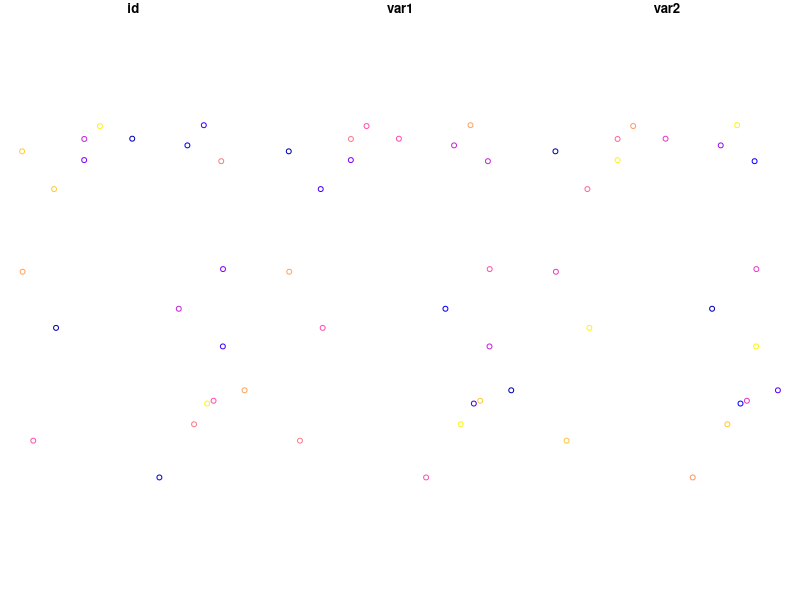
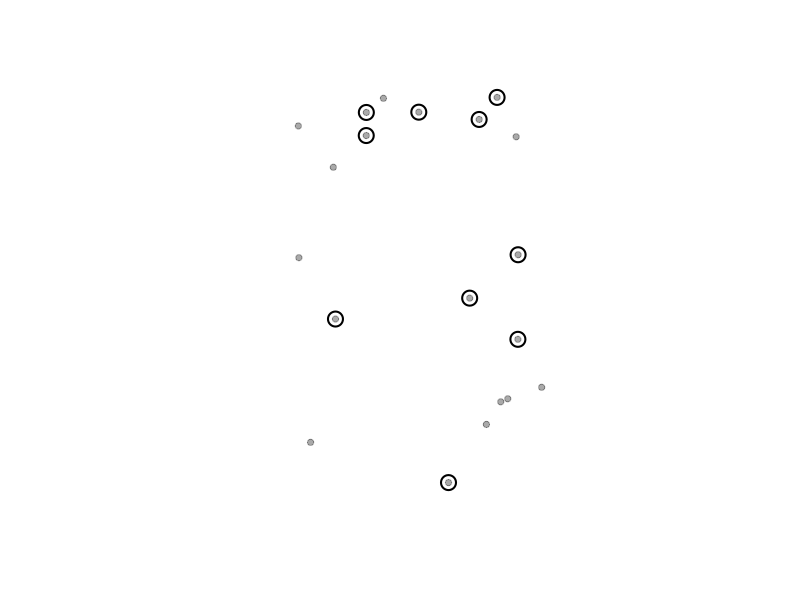
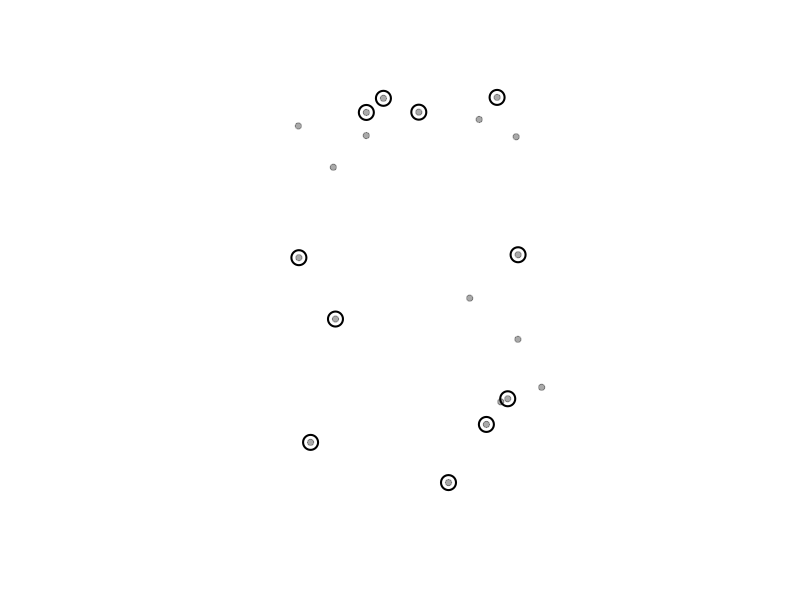
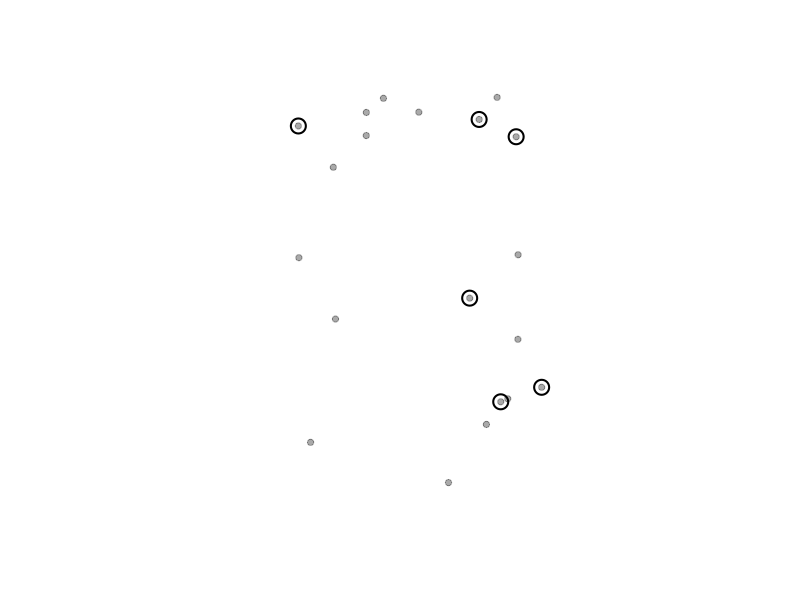
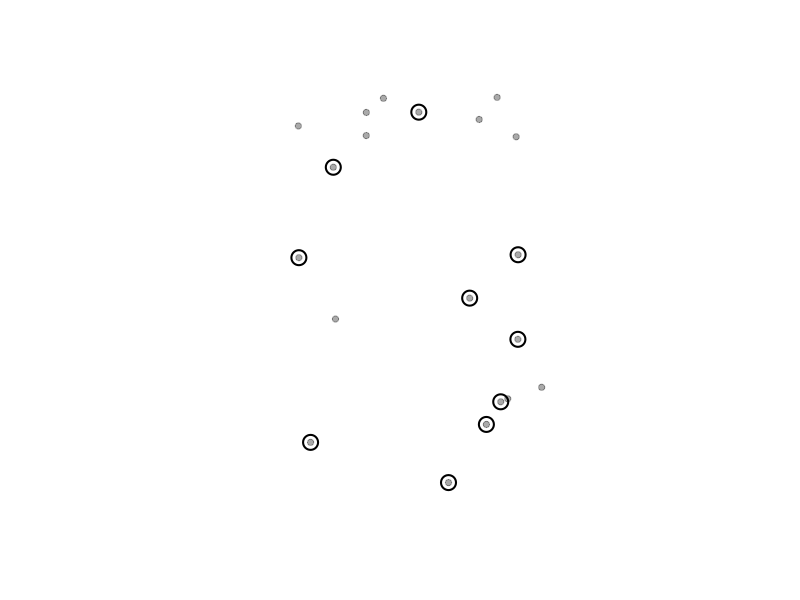
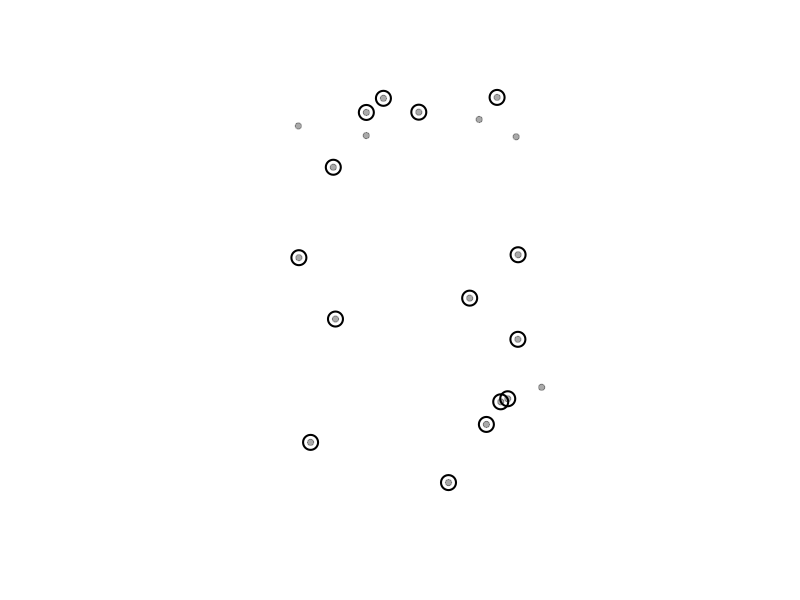
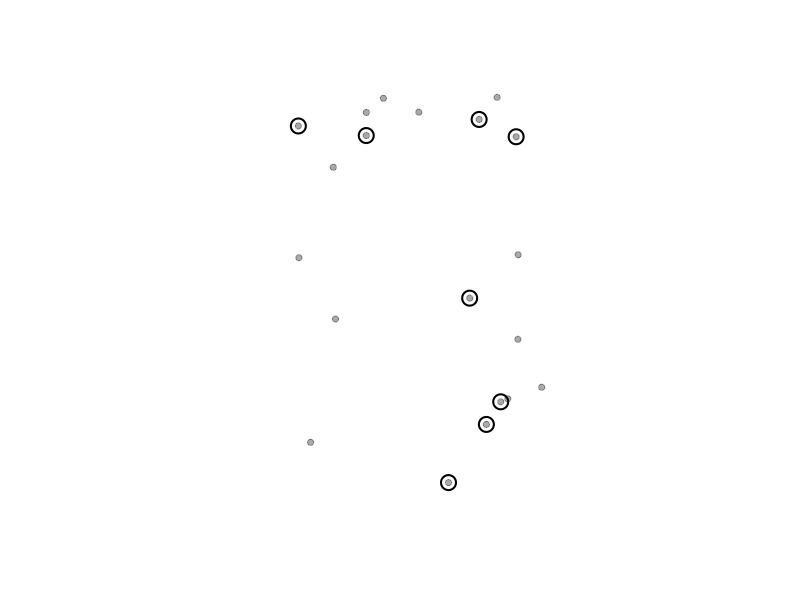
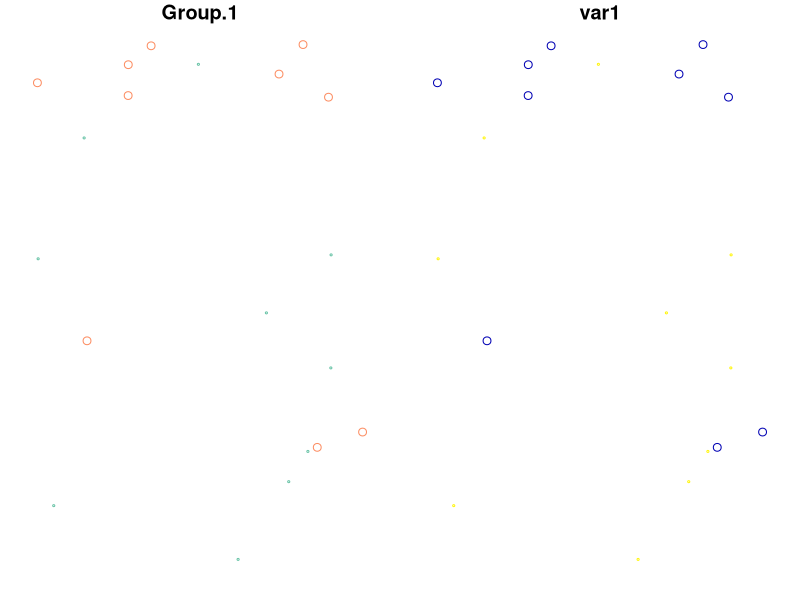

These charts were generated, in order, by the following R code:
## ---- chunk 1
mydata <- data.frame(
  id = 1:20,
  long = -82+2*runif(20),
  lat = 42+2*runif(20),
  var1 = rnorm(20),
  var2 = 10*runif(20)
)

library(sf)
spatData <- st_as_sf(mydata,
                     coords = c("long", "lat"),
                     crs = "+proj=longlat +ellps=WGS84 +datum=WGS84 +no_defs +towgs84=0,0,0")

knitr::kable(head(spatData))
plot(spatData)
## ---- chunk 2
spatData$var3 <- runif(20)
spatData$var4 <- spatData$var1 * spatData$var2
knitr::kable(head(spatData))
## ---- chunk 3
spatData$var3 <- spatData$var4 <- NULL
knitr::kable(head(spatData))
## ---- chunk 4
# Remove last 20 attributes
for(i in 1:5) spatData <- cbind(spatData, varSup = runif(20))
knitr::kable(head(spatData))
rem <- colnames(spatData)[4:8]
spatData <- spatData[, !colnames(spatData) %in% rem]
knitr::kable(head(spatData))

# Keep id, var1 and var2
for(i in 1:5) spatData <- cbind(spatData, varSup = runif(20))
knitr::kable(head(spatData))
keep <- c('id','var1','var2')
spatData <- spatData[, keep]
knitr::kable(head(spatData))
## ---- chunk 5
spatData$fact1 <- paste0('a', 1:2) # Create factor with 2 levels
spatData$fact2 <- paste0('b', 1:5) # Create factor with 5 levels
knitr::kable(head(spatData))
## ---- chunk 6
selectID <- 1:10
plot(spatData$geometry, col = '#00000055', pch = 20, cex = 1.25, main = '')
plot(spatData$geometry[selectID], col = '#000000', add = T, pch = 1, cex = 2, lwd = 2)
## ---- chunk 7
# Select all values for var1 greater to or equal to 0
selectID <- spatData$var1 >= 0
plot(spatData$geometry, col = '#00000055', pch = 20, cex = 1.25, main = '')
plot(spatData$geometry[selectID], col = '#000000', add = T, pch = 1, cex = 2, lwd = 2)

# var1 smaller than 0 and var2 higher than 5
selectID <- spatData$var1 < 0 & spatData$var2 < 5
plot(spatData$geometry, col = '#00000055', pch = 20, cex = 1.25, main = '')
plot(spatData$geometry[selectID], col = '#000000', add = T, pch = 1, cex = 2, lwd = 2)

# fact1 equal to a1
selectID <- spatData$fact1 == 'a1'
plot(spatData$geometry, col = '#00000055', pch = 20, cex = 1.25, main = '')
plot(spatData$geometry[selectID], col = '#000000', add = T, pch = 1, cex = 2, lwd = 2)

# fact1 equal to a1 or var1 greater than 0
selectID <- spatData$fact1 == 'a1' | spatData$var1 > 0
plot(spatData$geometry, col = '#00000055', pch = 20, cex = 1.25, main = '')
plot(spatData$geometry[selectID], col = '#000000', add = T, pch = 1, cex = 2, lwd = 2)

# fact2 equal to b3 or b4
selectID <- spatData$fact2 %in% c('b3','b4')
plot(spatData$geometry, col = '#00000055', pch = 20, cex = 1.25, main = '')
plot(spatData$geometry[selectID], col = '#000000', add = T, pch = 1, cex = 2, lwd = 2)
## ---- chunk 8
# Create data.frame with id field similar to that in the spatial object
joinData <- data.frame(id = seq(1, 20, by = 2),
                       var3 = rnorm(10))

# Join with attributes table of spatial object
library(dplyr)
spatData <- left_join(spatData, joinData)
knitr::kable(head(spatData))
## ---- chunk 9
aggData <- aggregate(spatData['var1'], by = list(spatData$fact1), FUN = sum)
knitr::kable(head(aggData))
plot(aggData, cex = abs(aggData$var1))

## ---- chunk 10
